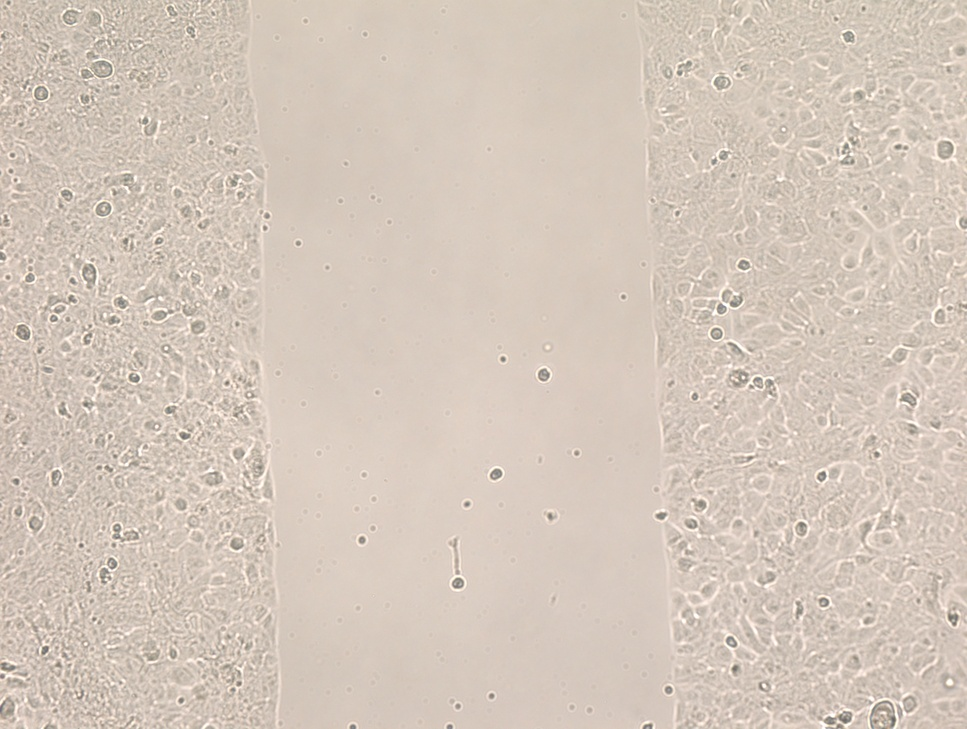
#> input picture images/1.jpg, 967 x 729 px, shrunk from 1936 x 1460 before the run; its folder holds only this picture in this run
$ jupyter execute --allow-errors Wound-Healing.ipynb
#> lines starting #> are read from the running program, lines starting #| are printed output that depends on the picture; after the words box and inside, x2 and y2 are one past the last pixel; in counts of white or black regions, pixels touching at a corner belong together; long printed decimals are rounded
[cell 1]
import matplotlib.pyplot as plt
from skimage import io
from skimage.filters.rank import entropy
from skimage.morphology import disk
import numpy as np
from skimage.filters import threshold_otsu
from skimage.color import rgb2gray
from skimage.util import img_as_ubyte
import glob

[cell 2]
image_paths = glob.glob("images/*")
images = [io.imread(path) for path in image_paths[:7]]
#> images = 1 item

plt.figure(figsize=(20, 5))
for i, img in enumerate(images):
    plt.subplot(1, len(images), i + 1)
    plt.imshow(img)
    plt.title(f"Image {i + 1}")
#> this loop made 1 pass

plt.tight_layout()
plt.show()

#> (a cell that did not finish here is left out)

[cell 4]
plt.imshow(img)
img.shape
#> Out = (729, 967, 3)

[cell 5]
if img.ndim == 3:
    img = rgb2gray(img)

img = img_as_ubyte(img)

[cell 6]
img.shape
#> Out = (729, 967)

[cell 7]
entropy_img = entropy(img, disk(10))
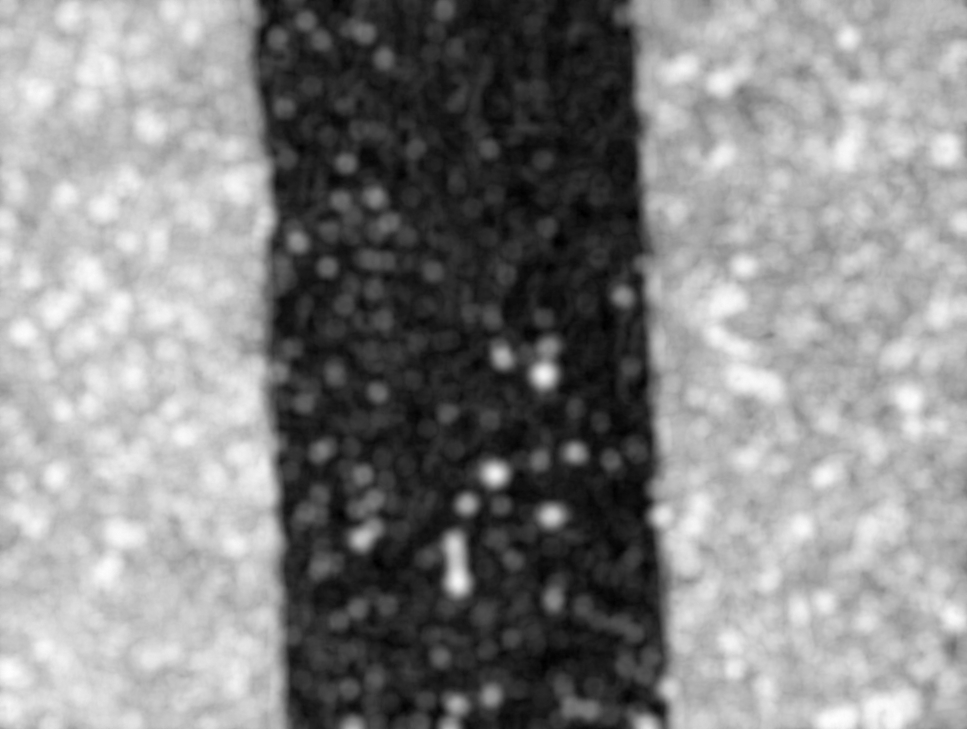
#> entropy_img: shape (729, 967) float64; min 1.41, max 6.81, mean 4.25; drawn with min black and max white
plt.imshow(entropy_img)

[cell 8]
thresh = threshold_otsu(entropy_img)
#> thresh = 3.89
print(thresh)
#| 3.888

[cell 9]
binary = entropy_img <= thresh
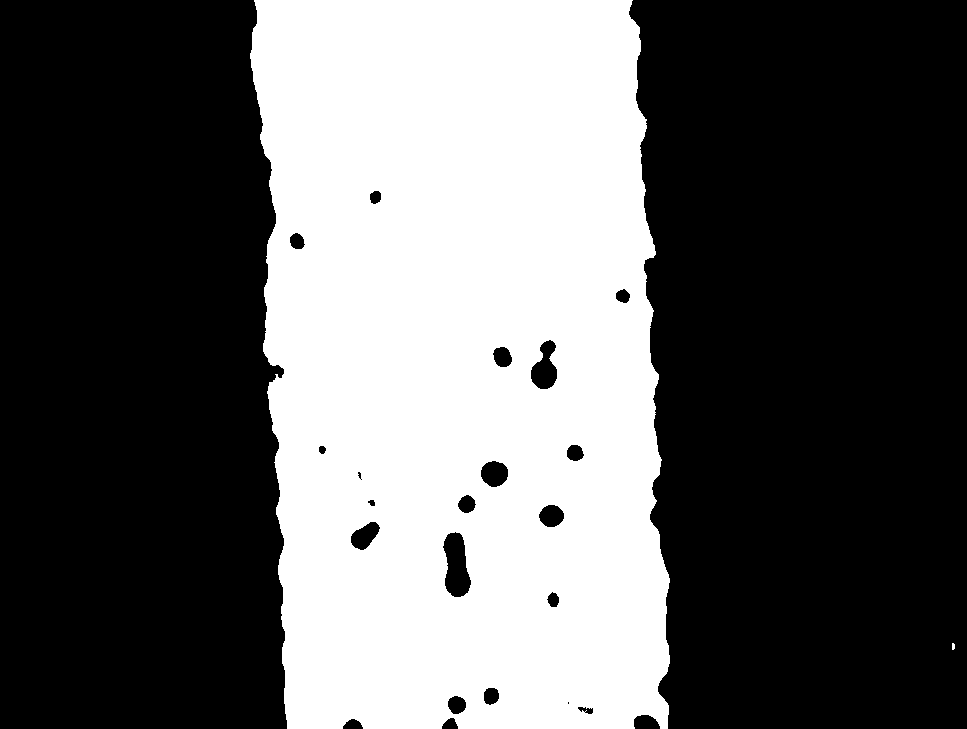
#> binary: shape (729, 967) bool; 38.6% white; 2 white regions (1 under 20 px), largest, box (x1, y1, x2, y2) and area: (250, 0, 670, 729) 271824
print(binary)
#> (printed output is left out)

[cell 10]
plt.imshow(binary)
scratch_area = np.sum(binary == 1)
#> scratch_area = 271843
print(scratch_area)
#| 271843

[cell 11]
time = 0
time_list=[]
area_list=[]
path = "images/*.*"
for file in glob.glob(path):
    img=io.imread(file)
#> img is the input picture: shape (729, 967, 3); mean R, G, B 212.8, 199.6, 187.7
    if img.ndim == 3:
        img = rgb2gray(img)
    img = img_as_ubyte(img)
    entropy_img = entropy(img, disk(3))
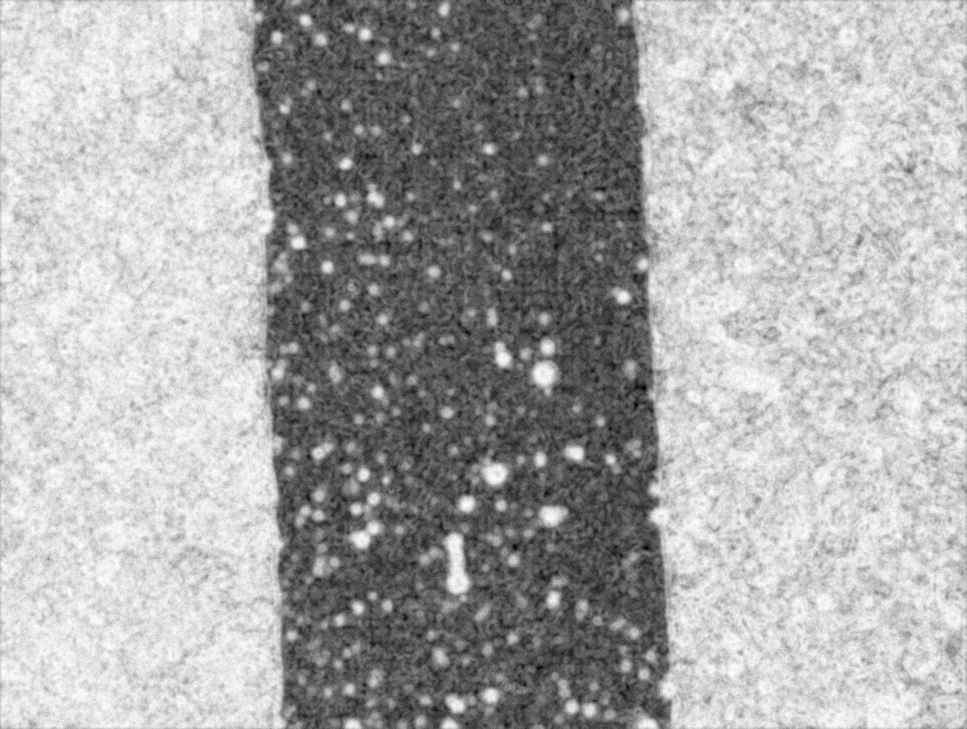
#> entropy_img: shape (729, 967) float64; min 0, max 4.86, mean 3.21; drawn with min black and max white
    thresh = threshold_otsu(entropy_img)
#> thresh = 2.89
    binary = entropy_img <= thresh
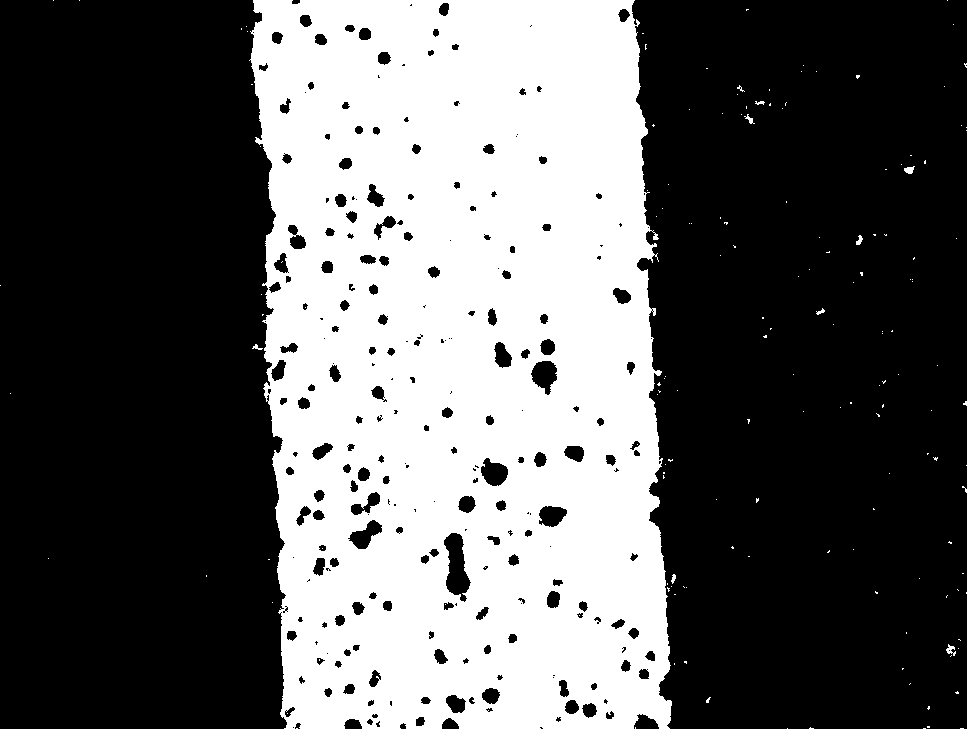
#> binary: shape (729, 967) bool; 37.3% white; 159 white regions (150 under 20 px), largest, box (x1, y1, x2, y2) and area: (249, 0, 672, 729) 262279, (946, 644, 956, 656) 58, (904, 166, 915, 174) 57
    scratch_area = np.sum(binary == 1)
#> scratch_area = 263067
    print("time=", time, "hr  ", "Scratch area=", scratch_area, "pix\N{SUPERSCRIPT TWO}")
#| time= 0 hr   Scratch area= 263067 pix²
    time_list.append(time)
    area_list.append(scratch_area)
    time += 1

[cell 12]
plt.plot(time_list, area_list, 'bo')


from scipy.stats import linregress


slope, intercept, r_value, p_value, std_err = linregress(time_list, area_list)
#> slope = nan; intercept = nan; r_value = 0; p_value = nan; std_err = nan
print("y = ",slope, "x", " + ", intercept  )
#| y =  nan x  +  nan
print("R\N{SUPERSCRIPT TWO} = ", r_value**2)
#| R² =  0.0
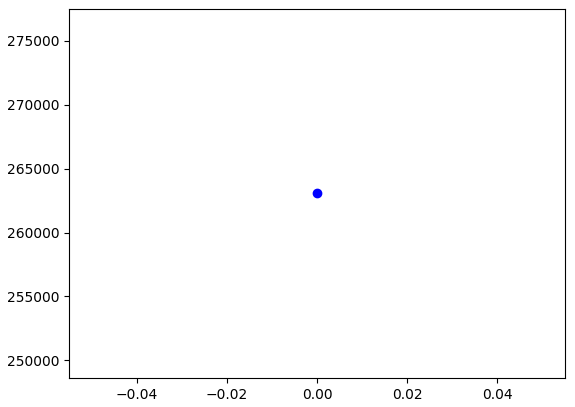
#> figure drawn by matplotlib, 1 panel

$ run again, on images/6.jpg
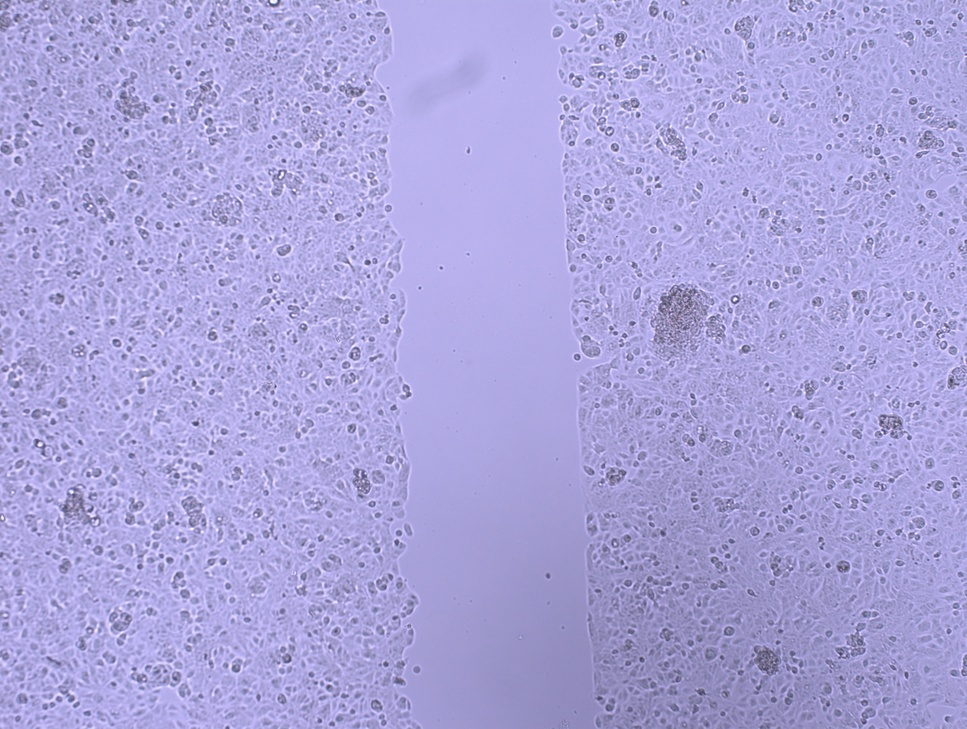
#> input picture images/6.jpg, 967 x 729 px, shrunk from 1936 x 1460 before the run
#> images = 1 item
#> the loop `for i, img in enumerate(images):` made 1 pass
#> `thresh = threshold_otsu(entropy_img)`: thresh = 3.85
#| 3.854
#> `binary = entropy_img <= thresh`:
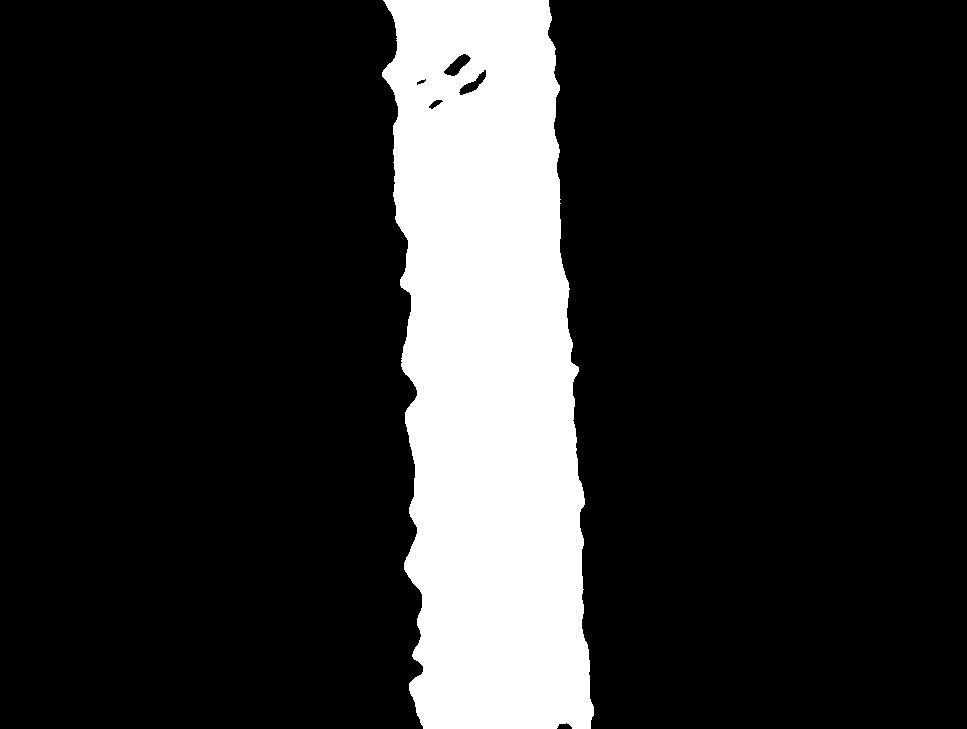
#> binary: shape (729, 967) bool; 17% white; 1 white region, box (x1, y1, x2, y2) and area: (382, 0, 594, 729) 119971
#> (printed output is left out)
#> `scratch_area = np.sum(binary == 1)`: scratch_area = 119971
#| 119971
#> img is the input picture: shape (729, 967, 3); mean R, G, B 171.3, 165.3, 220.1
#> `thresh = threshold_otsu(entropy_img)`: thresh = 2.86
#> `scratch_area = np.sum(binary == 1)`: scratch_area = 121253
#| time= 0 hr   Scratch area= 121253 pix²
#> slope = nan; r_value = 0; p_value = nan
#| y =  nan x  +  nan
#| R² =  0.0
#> `[cell 12] plt.plot(time_list, area_list, 'bo')   from scipy.stats impo..`:
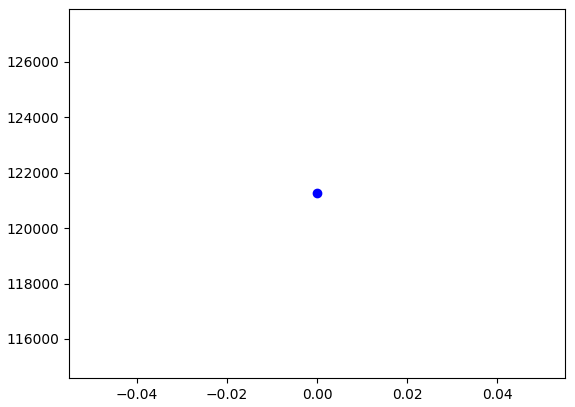
#> figure drawn by matplotlib, 1 panel

$ run again, on images/7.png
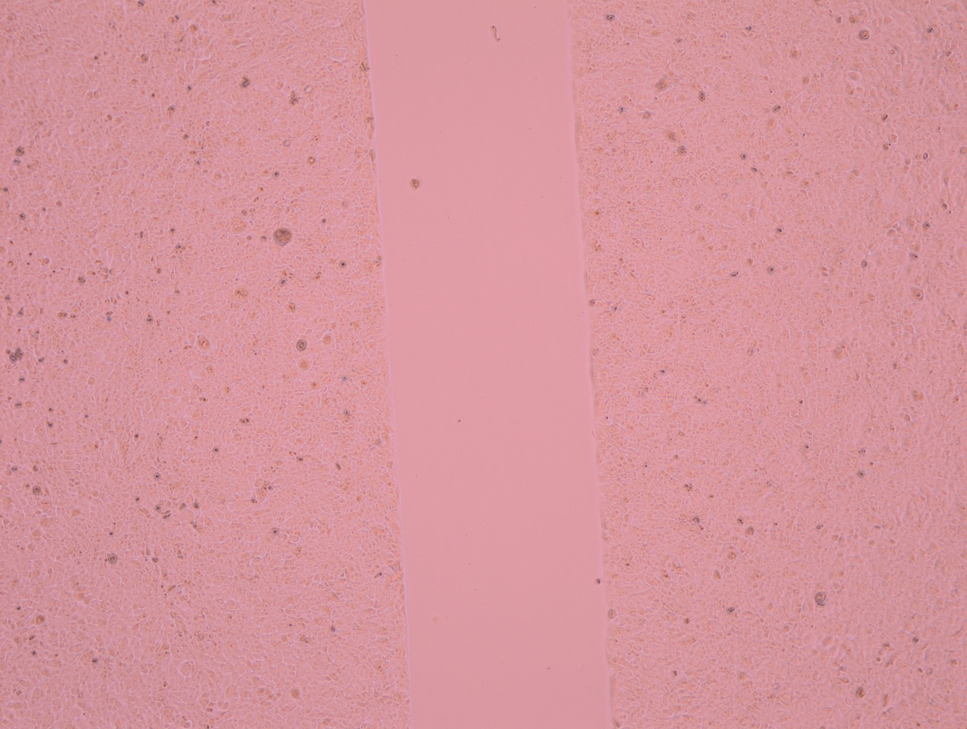
#> input picture images/7.png, 967 x 729 px, shrunk from 1936 x 1460 before the run
#> images = 1 item
#> the loop `for i, img in enumerate(images):` made 1 pass
#> `thresh = threshold_otsu(entropy_img)`: thresh = 3.11
#| 3.107
#> `binary = entropy_img <= thresh`:
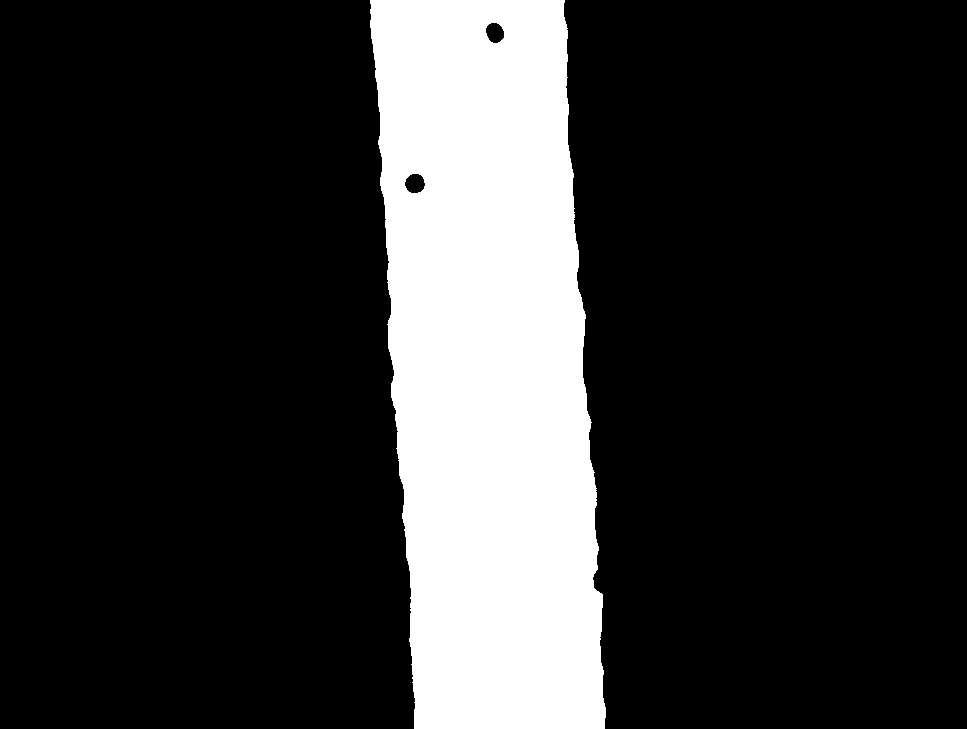
#> binary: shape (729, 967) bool; 19.7% white; 1 white region, box (x1, y1, x2, y2) and area: (370, 0, 606, 729) 139104
#> (printed output is left out)
#> `scratch_area = np.sum(binary == 1)`: scratch_area = 139104
#| 139104
#> img is the input picture: shape (729, 967, 3); mean R, G, B 214.9, 149.5, 157.4
#> `thresh = threshold_otsu(entropy_img)`: thresh = 2.63
#> `scratch_area = np.sum(binary == 1)`: scratch_area = 143289
#| time= 0 hr   Scratch area= 143289 pix²
#> slope = nan; r_value = 0; p_value = nan
#| y =  nan x  +  nan
#| R² =  0.0
#> `[cell 12] plt.plot(time_list, area_list, 'bo')   from scipy.stats impo..`:
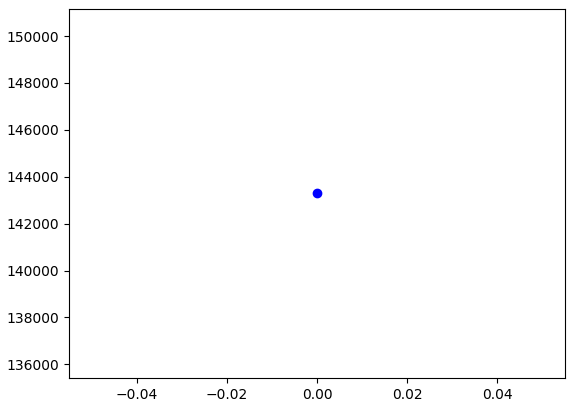
#> figure drawn by matplotlib, 1 panel

$ run again, on images/2.jpg
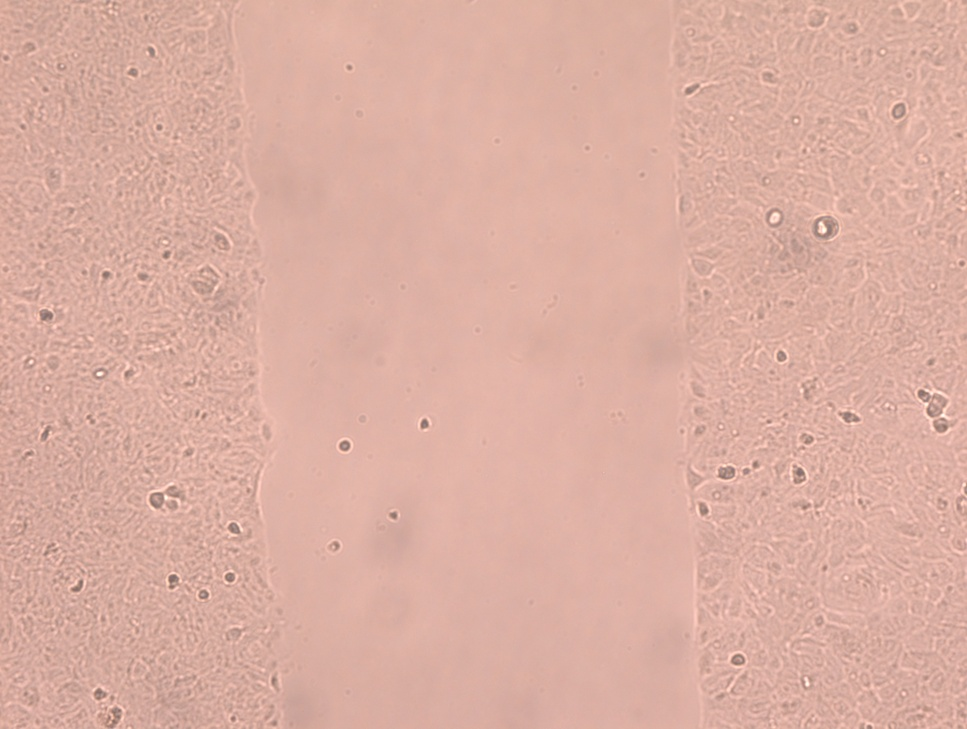
#> input picture images/2.jpg, 967 x 729 px, shrunk from 1936 x 1460 before the run
#> images = 1 item
#> the loop `for i, img in enumerate(images):` made 1 pass
#> `thresh = threshold_otsu(entropy_img)`: thresh = 3.58
#| 3.576
#> `binary = entropy_img <= thresh`:
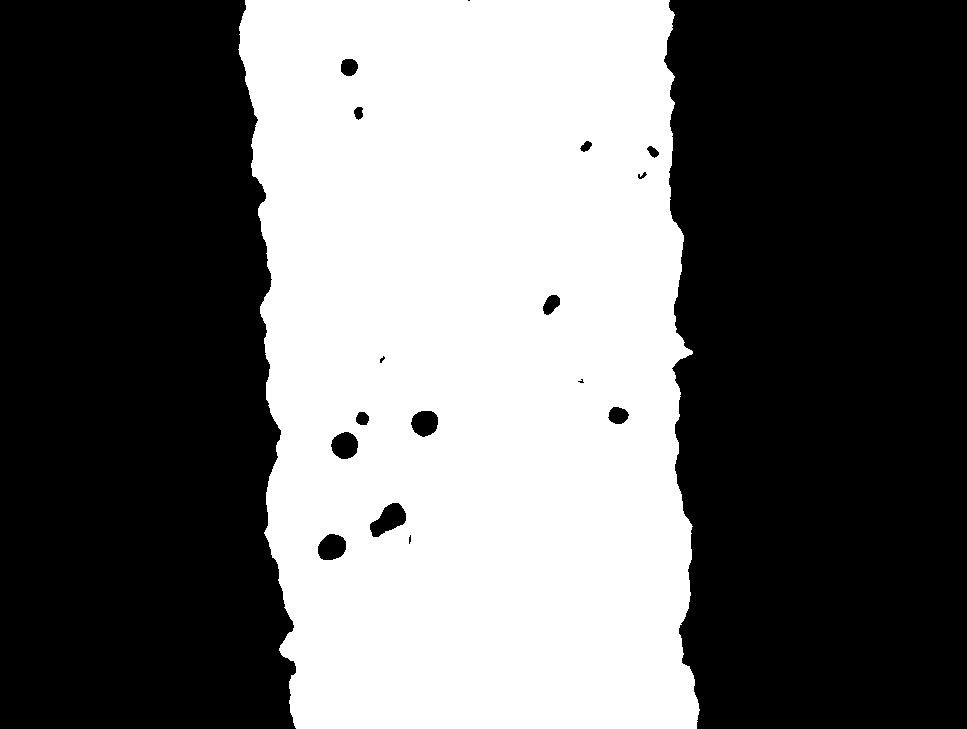
#> binary: shape (729, 967) bool; 42.2% white; 1 white region, box (x1, y1, x2, y2) and area: (238, 0, 700, 729) 297151
#> (printed output is left out)
#> `scratch_area = np.sum(binary == 1)`: scratch_area = 297151
#| 297151
#> img is the input picture: shape (729, 967, 3); mean R, G, B 219.5, 175.1, 162.7
#> `thresh = threshold_otsu(entropy_img)`: thresh = 2.74
#> `scratch_area = np.sum(binary == 1)`: scratch_area = 296904
#| time= 0 hr   Scratch area= 296904 pix²
#> slope = nan; r_value = 0; p_value = nan
#| y =  nan x  +  nan
#| R² =  0.0
#> `[cell 12] plt.plot(time_list, area_list, 'bo')   from scipy.stats impo..`:
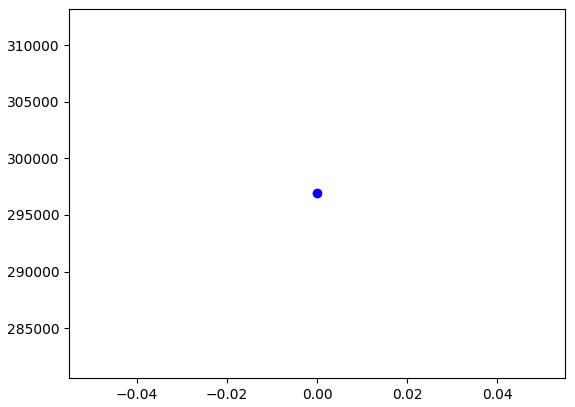
#> figure drawn by matplotlib, 1 panel
